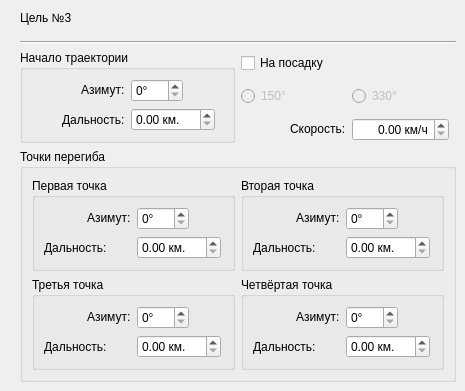
    <widget class="QWidget" name="page_5">
     <widget class="QWidget" name="layoutWidget_4">
      <property name="geometry">
       <rect>
        <x>20</x>
        <y>0</y>
        <width>436</width>
        <height>382</height>
       </rect>
      </property>
      <layout class="QGridLayout" name="LayoutTarget3">
       <item row="0" column="0" alignment="Qt::AlignLeft">
        <widget class="QLabel" name="LabelTarget3">
         <property name="text">
          <string>Цель №3</string>
         </property>
        </widget>
       </item>
       <item row="1" column="0">
        <widget class="Line" name="Line3">
         <property name="orientation">
          <enum>Qt::Horizontal</enum>
         </property>
        </widget>
       </item>
       <item row="2" column="0">
        <layout class="QGridLayout" name="LayoutTrajectoryStart3">
         <item row="0" column="0">
          <widget class="QGroupBox" name="TargetStart3">
           <property name="title">
            <string>Начало траектории</string>
           </property>
           <layout class="QGridLayout" name="gridLayout_5">
            <item row="0" column="0">
             <layout class="QGridLayout" name="LayoutAzimuthRangeStart3">
              <item row="0" column="0" alignment="Qt::AlignRight|Qt::AlignVCenter">
               <widget class="QLabel" name="LabelTargetAzimuthStart3">
                <property name="text">
                 <string>Азимут:</string>
                </property>
               </widget>
              </item>
              <item row="0" column="1" alignment="Qt::AlignLeft|Qt::AlignVCenter">
               <widget class="QSpinBox" name="TargetAzimuthStart3">
                <property name="suffix">
                 <string>°</string>
                </property>
                <property name="maximum">
                 <number>360</number>
                </property>
               </widget>
              </item>
              <item row="1" column="1" alignment="Qt::AlignLeft|Qt::AlignVCenter">
               <widget class="QDoubleSpinBox" name="TargetRangeStart3">
                <property name="suffix">
                 <string> км.</string>
                </property>
                <property name="maximum">
                 <double>150.000000000000000</double>
                </property>
               </widget>
              </item>
              <item row="1" column="0" alignment="Qt::AlignRight">
               <widget class="QLabel" name="LabelTargetRangeStart3">
                <property name="text">
                 <string>Дальность:</string>
                </property>
               </widget>
              </item>
             </layout>
            </item>
           </layout>
          </widget>
         </item>
         <item row="0" column="1">
          <layout class="QGridLayout" name="LayoutOptions3">
           <item row="1" column="0">
            <layout class="QGridLayout" name="LayoutSide3">
             <item row="0" column="0" alignment="Qt::AlignLeft|Qt::AlignVCenter">
              <widget class="QRadioButton" name="TargetGoHome1503">
               <property name="enabled">
                <bool>false</bool>
               </property>
               <property name="text">
                <string>150°</string>
               </property>
              </widget>
             </item>
             <item row="0" column="1" alignment="Qt::AlignLeft|Qt::AlignVCenter">
              <widget class="QRadioButton" name="TargetGoHome3303">
               <property name="enabled">
                <bool>false</bool>
               </property>
               <property name="text">
                <string>330°</string>
               </property>
              </widget>
             </item>
            </layout>
           </item>
           <item row="0" column="0" alignment="Qt::AlignLeft|Qt::AlignVCenter">
            <widget class="QCheckBox" name="TargetGoHome3">
             <property name="cursor">
              <cursorShape>PointingHandCursor</cursorShape>
             </property>
             <property name="text">
              <string>На посадку</string>
             </property>
            </widget>
           </item>
           <item row="2" column="0">
            <layout class="QGridLayout" name="LayoutSpeed3">
             <item row="0" column="1" alignment="Qt::AlignLeft|Qt::AlignVCenter">
              <widget class="QDoubleSpinBox" name="TargetSpeed3">
               <property name="alignment">
                <set>Qt::AlignRight|Qt::AlignTrailing|Qt::AlignVCenter</set>
               </property>
               <property name="suffix">
                <string> км/ч</string>
               </property>
               <property name="maximum">
                <double>1200.000000000000000</double>
               </property>
              </widget>
             </item>
             <item row="0" column="0" alignment="Qt::AlignRight|Qt::AlignVCenter">
              <widget class="QLabel" name="LabelSpeedTarget3">
               <property name="text">
                <string>Скорость:</string>
               </property>
              </widget>
             </item>
            </layout>
           </item>
          </layout>
         </item>
        </layout>
       </item>
       <item row="3" column="0">
        <widget class="QGroupBox" name="TargetExtremums3">
         <property name="title">
          <string>Точки перегиба</string>
         </property>
         <layout class="QGridLayout" name="gridLayout_26">
          <item row="0" column="0">
           <widget class="QGroupBox" name="TargetExtremumFirst3">
            <property name="title">
             <string>Первая точка</string>
            </property>
            <layout class="QGridLayout" name="gridLayout_27">
             <item row="0" column="0">
              <layout class="QGridLayout" name="LayoutExtremumFirst3">
               <item row="0" column="0" alignment="Qt::AlignRight|Qt::AlignVCenter">
                <widget class="QLabel" name="LabelTargetAzimuthExtremumFirst3">
                 <property name="text">
                  <string>Азимут:</string>
                 </property>
                </widget>
               </item>
               <item row="0" column="1" alignment="Qt::AlignLeft|Qt::AlignVCenter">
                <widget class="QSpinBox" name="TargetAzimuthExtremumFirst3">
                 <property name="suffix">
                  <string>°</string>
                 </property>
                 <property name="maximum">
                  <number>360</number>
                 </property>
                </widget>
               </item>
               <item row="1" column="0">
                <widget class="QLabel" name="LabelTargetRangeExtremumFirst3">
                 <property name="text">
                  <string>Дальность:</string>
                 </property>
                </widget>
               </item>
               <item row="1" column="1" alignment="Qt::AlignLeft|Qt::AlignVCenter">
                <widget class="QDoubleSpinBox" name="TargetRangeExtremumFirst3">
                 <property name="suffix">
                  <string> км.</string>
                 </property>
                 <property name="maximum">
                  <double>150.000000000000000</double>
                 </property>
                </widget>
               </item>
              </layout>
             </item>
            </layout>
           </widget>
          </item>
          <item row="0" column="1">
           <widget class="QGroupBox" name="TargetExtremumSecond3">
            <property name="title">
             <string>Вторая точка</string>
            </property>
            <layout class="QGridLayout" name="gridLayout_28">
             <item row="0" column="0">
              <layout class="QGridLayout" name="LayoutExtremumSecond3">
               <item row="0" column="0" alignment="Qt::AlignRight|Qt::AlignVCenter">
                <widget class="QLabel" name="LabelTargetAzimuthExtremumSecond3">
                 <property name="text">
                  <string>Азимут:</string>
                 </property>
                </widget>
               </item>
               <item row="0" column="1" alignment="Qt::AlignLeft|Qt::AlignVCenter">
                <widget class="QSpinBox" name="TargetAzimuthExtremumSecond3">
                 <property name="suffix">
                  <string>°</string>
                 </property>
                 <property name="maximum">
                  <number>360</number>
                 </property>
                </widget>
               </item>
               <item row="1" column="0">
                <widget class="QLabel" name="LabelTargetRangeExtremumSecond3">
                 <property name="text">
                  <string>Дальность:</string>
                 </property>
                </widget>
               </item>
               <item row="1" column="1" alignment="Qt::AlignLeft|Qt::AlignVCenter">
                <widget class="QDoubleSpinBox" name="TargetRangeExtremumSecond3">
                 <property name="suffix">
                  <string> км.</string>
                 </property>
                 <property name="maximum">
                  <double>150.000000000000000</double>
                 </property>
                </widget>
               </item>
              </layout>
             </item>
            </layout>
           </widget>
          </item>
          <item row="1" column="0">
           <widget class="QGroupBox" name="TargetExtremumThird3">
            <property name="title">
             <string>Третья точка</string>
            </property>
            <layout class="QGridLayout" name="gridLayout_29">
             <item row="0" column="0">
              <layout class="QGridLayout" name="LayoutExtremumThird3">
               <item row="0" column="0" alignment="Qt::AlignRight|Qt::AlignVCenter">
                <widget class="QLabel" name="LabelTargetAzimuthExtremumThird3">
                 <property name="text">
                  <string>Азимут:</string>
                 </property>
                </widget>
               </item>
               <item row="0" column="1" alignment="Qt::AlignLeft|Qt::AlignVCenter">
                <widget class="QSpinBox" name="TargetAzimuthExtremumThird3">
                 <property name="suffix">
                  <string>°</string>
                 </property>
                 <property name="maximum">
                  <number>360</number>
                 </property>
                </widget>
               </item>
               <item row="1" column="0">
                <widget class="QLabel" name="LabelTargetRangeExtremumThird3">
                 <property name="text">
                  <string>Дальность:</string>
                 </property>
                </widget>
               </item>
               <item row="1" column="1" alignment="Qt::AlignLeft|Qt::AlignVCenter">
                <widget class="QDoubleSpinBox" name="TargetRangeExtremumThird3">
                 <property name="suffix">
                  <string> км.</string>
                 </property>
                 <property name="maximum">
                  <double>150.000000000000000</double>
                 </property>
                </widget>
               </item>
              </layout>
             </item>
            </layout>
           </widget>
          </item>
          <item row="1" column="1">
           <widget class="QGroupBox" name="TargetExtremumFourth3">
            <property name="title">
             <string>Четвёртая точка</string>
            </property>
            <layout class="QGridLayout" name="gridLayout_30">
             <item row="0" column="0">
              <layout class="QGridLayout" name="LayoutExtremumFourth3">
               <item row="1" column="0">
                <widget class="QLabel" name="LabelTargetRangeExtremumFourth3">
                 <property name="text">
                  <string>Дальность:</string>
                 </property>
                </widget>
               </item>
               <item row="0" column="1" alignment="Qt::AlignLeft|Qt::AlignVCenter">
                <widget class="QSpinBox" name="TargetAzimuthExtremumFourth3">
                 <property name="suffix">
                  <string>°</string>
                 </property>
                 <property name="maximum">
                  <number>360</number>
                 </property>
                </widget>
               </item>
               <item row="0" column="0" alignment="Qt::AlignRight|Qt::AlignVCenter">
                <widget class="QLabel" name="LabelTargetAzimuthExtremumFourth3">
                 <property name="text">
                  <string>Азимут:</string>
                 </property>
                </widget>
               </item>
               <item row="1" column="1" alignment="Qt::AlignLeft|Qt::AlignVCenter">
                <widget class="QDoubleSpinBox" name="TargetRangeExtremumFourth3">
                 <property name="suffix">
                  <string> км.</string>
                 </property>
                 <property name="maximum">
                  <double>150.000000000000000</double>
                 </property>
                </widget>
               </item>
              </layout>
             </item>
            </layout>
           </widget>
          </item>
         </layout>
        </widget>
       </item>
      </layout>
     </widget>
    </widget>
